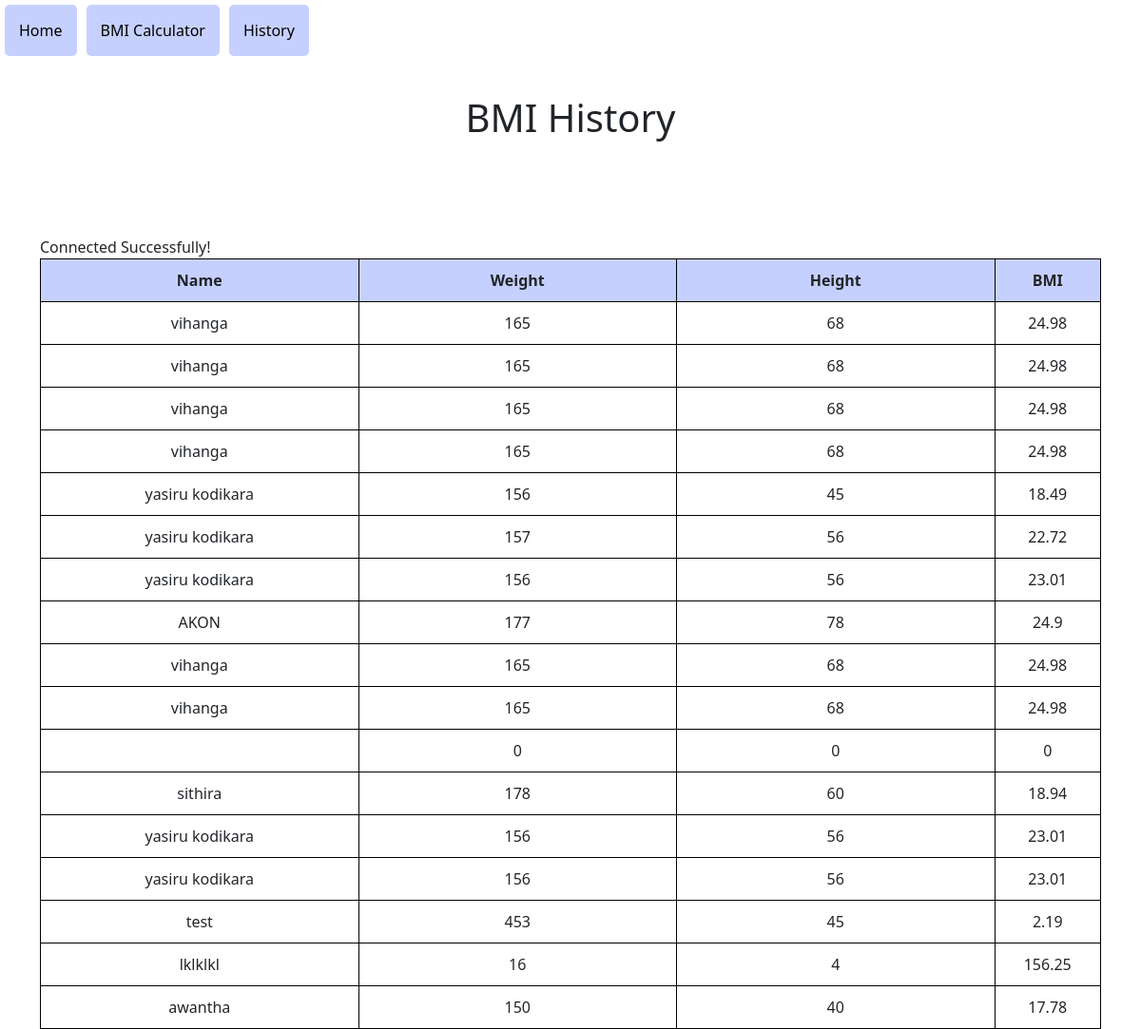
/history.php, run on an earlier commit of the app's database.
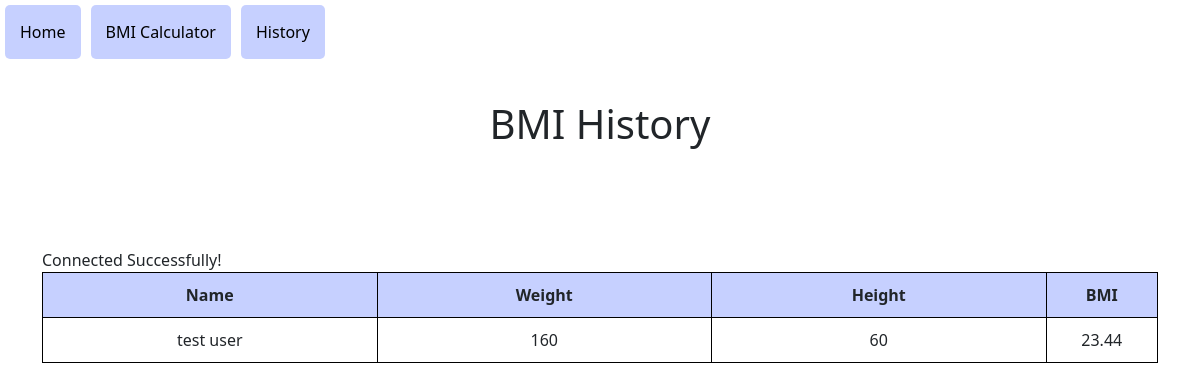
And on a later commit of the database.
### tables this page shows
CREATE TABLE `bmi_data` (
  `id` int(11) NOT NULL,
  `name` char(20) DEFAULT NULL,
  `height` float DEFAULT NULL,
  `weight` float DEFAULT NULL,
  `bmi` float DEFAULT NULL
);

### history.php (the view, shortened to what this page needs)
<!DOCTYPE html>
<html lang="en">
<head>
    <link href="https://cdn.jsdelivr.net/npm/bootstrap@5.0.2/dist/css/bootstrap.min.css" rel="stylesheet">
    <link rel="stylesheet" href="styles.css">
</head>
<body>
     <div class="nav">
        <ul class="nav-list">
            <li class="nav-item"><a href="index.php">Home</a></li>
            <li class="nav-item"><a href="form.php">BMI Calculator</a></li>
            <li class="nav-item"><a href="history.php">History</a></li>
        </ul>
     </div>
     <h1 class="main-heading">BMI History</h1>
    <div class="container">
        <table>
            <tr>
                <th>Name</th>
                <th>Weight</th>
                <th>Height</th>
                <th>BMI</th>
            </tr>
            <?php
                include_once 'dbc.php';
                $sql = "SELECT * FROM bmi_data";
                $result = mysqli_query($conn, $sql);
                if(mysqli_num_rows($result)>0){
                    while($row = mysqli_fetch_assoc($result)){
                        echo "
                        <tr>
                            <td>{$row['name']}</td>
                            <td>{$row['weight']}</td>
                            <td>{$row['height']}</td>
                            <td>{$row['bmi']}</td>
                        </tr>
                        ";
                    }
                }else{
                    echo "<tr><td colspan='4'>No data found</td></tr>";
                }
            ?>
        </table>
    </div>
</body>
</html>

### history.php (style rules this page uses)
body { margin:0; }
.nav { margin:auto; }
ul { list-style-type:none; margin:0; padding:0; position:fixed; top:0; left:0; width: 100%; background-color:rgba(255, 255, 255, 0.5); backdrop-filter:blur(10px); }
ul li { display:inline; float:left; }
li a { display:block;; padding:15px; text-decoration:none; background-color: #002ffe39; color:black; margin:5px; border-radius:5px; }
.container { margin-top:100px; width:100%; }
.container table { width:100%; border-collapse:collapse; margin-top:20px; margin:auto; border:1px solid black; }
.container th { background-color:#002ffe39; }
.container th, .container td { border:1px solid black; padding:10px; text-align:center; width:30%; }
.main-heading { margin-top:100px; width:100%; text-align:center; }

What changed in the data, as far as the page shows it:
removed bmi_data: name "vihanga", weight "165", height "68", bmi "24.98"
removed bmi_data: name "vihanga", weight "165", height "68", bmi "24.98"
removed bmi_data: name "vihanga", weight "165", height "68", bmi "24.98"
removed bmi_data: name "vihanga", weight "165", height "68", bmi "24.98"
removed bmi_data: name "yasiru kodikara", weight "156", height "45", bmi "18.49"
removed bmi_data: name "yasiru kodikara", weight "157", height "56", bmi "22.72"
removed bmi_data: name "yasiru kodikara", weight "156", height "56", bmi "23.01"
removed bmi_data: name "AKON", weight "177", height "78", bmi "24.9"
removed bmi_data: name "vihanga", weight "165", height "68", bmi "24.98"
removed bmi_data: name "vihanga", weight "165", height "68", bmi "24.98"
removed bmi_data: weight "0", height "0", bmi "0"
removed bmi_data: name "sithira", weight "178", height "60", bmi "18.94"
removed bmi_data: name "yasiru kodikara", weight "156", height "56", bmi "23.01"
removed bmi_data: name "yasiru kodikara", weight "156", height "56", bmi "23.01"
removed bmi_data: name "test", weight "453", height "45", bmi "2.19"
removed bmi_data: name "lklklkl", weight "16", height "4", bmi "156.25"
removed bmi_data: name "awantha", weight "150", height "40", bmi "17.78"
added bmi_data: name "test user", weight "160", height "60", bmi "23.44"
